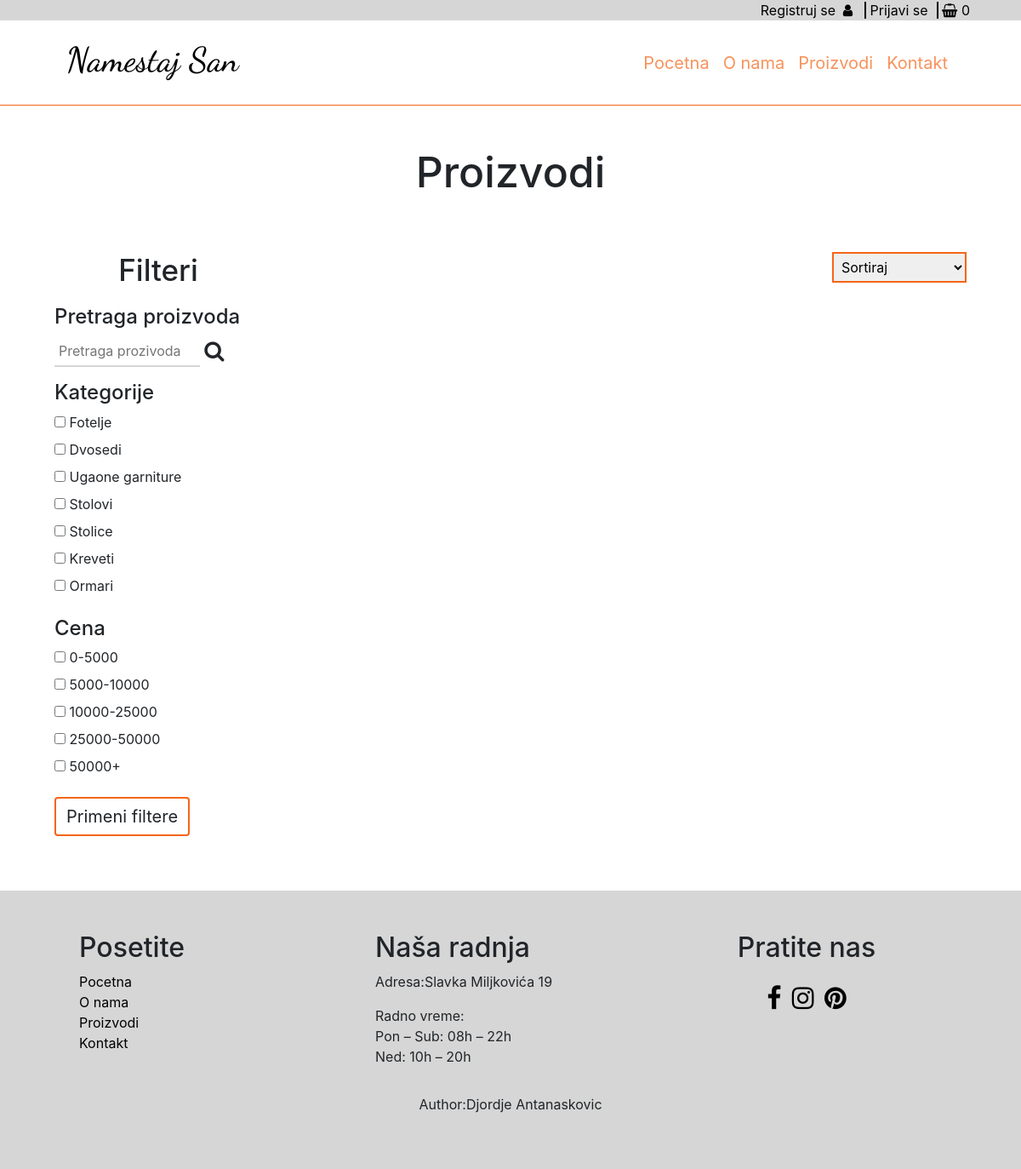
Page /proizvodi.php on the committed database.
### tables this page shows
CREATE TABLE `navigacija` (
  `id` int(11) NOT NULL,
  `imeLinka` varchar(40) NOT NULL,
  `link` varchar(60) NOT NULL,
  `prioritet` int(11) NOT NULL
);

CREATE TABLE `kategorije` (
  `id` int(11) NOT NULL,
  `naziv` varchar(60) NOT NULL
);

### proizvodi.php (the view, shortened to what this page needs)
<?php
    require_once "config/konekcija.php";
    require_once "views/fixed/head.php";
    require_once "views/fixed/nav.php";
?>
<main>
    <section class="container-fluid p-3 p-md-5">
        <h2 class="text-center naslovSekcije mb-5">Proizvodi</h2>
        <article class="row">
            <section class="col-12 col-md-4 col-lg-3 p-3">
                <h3 class="text-center activeFilters">Filteri <i class="fa fa-angle-down"></i></h3>
                <div class="filteri">
                <form action="" method="POST" id="pretragaForma">
                    <h4>Pretraga proizvoda</h4>
                    <input type="text" id="pretraga" placeholder="Pretraga prozivoda"/>
                    <button class="btn pretragaBtn"><i class="fa fa-search"></i></button>
                <br/>
                <h4 class="mt-3">Kategorije</h4>
                <ul>
                    <?php
                        $kategorijeUpit="SELECT * FROM kategorije";
                        $kategorije=$konekcija->query($kategorijeUpit)->fetchAll();
                        foreach($kategorije as $kategorija):
                    ?>
                    <li><input type="checkbox" value="<?=$kategorija["id"]?>" id="kategorija<?=$kategorija["id"]?>" name="kategorije" />
                            <label for="kategorija<?=$kategorija["id"]?>"><?=$kategorija["naziv"]?></label>
                </li>
                    <?php
                        endforeach;
                    ?>
                </ul>
                <h4>Cena</h4>
                <ul>
                    <li>
                        <input type="checkbox" name="opsegCena" id="opseg1" data-min="0" data-max="5000" />
                        <label for="opseg1">0-5000</label>
                    </li>
                    <li>
                        <input type="checkbox" name="opsegCena" data-min="5000" data-max="10000" id="opseg2" />
                        <label for="opseg2">5000-10000</label>
                    </li>
                    <li>
                        <input type="checkbox" name="opsegCena" data-min="10000" data-max="25000" id="opseg3" />
                        <label for="opseg3">10000-25000</label>
                    </li>
                    <li>
                        <input type="checkbox" name="opsegCena" data-min="25000" data-max="50000" id="opseg4" />
                        <label for="opseg4">25000-50000</label>
                    </li>
                    <li>
                        <input type="checkbox" name="opsegCena" data-min="50000" data-max="500000000" id="opseg5"/>
                        <label for="opseg5">50000+</label>
                    </li>
                </ul>
                <button class="btn dugme mx-auto filteri-Btn">Primeni filtere</button>
                </form>
                </div>
            </section>
            <section class="col-12 col-md-8 col-lg-9 p-2 p-md-3">
            <article class="col-12 text-md-right text-center sort">
                <select name="sortDdl" id="sortDdl">
                    <option value="0">Sortiraj</option>
                </select>
            </article>
        </section>
        </article>
    </section>
</main>
<?php
    require_once "views/fixed/footer.php";
    require_once "views/fixed/scripts.php";
?>

### views/fixed/head.php (shortened to what this page needs)
<!DOCTYPE html>
<html lang="en">
<head>
    <link rel="stylesheet" href="https://stackpath.bootstrapcdn.com/bootstrap/4.4.1/css/bootstrap.min.css" />
    <link rel="stylesheet" href="https://cdnjs.cloudflare.com/ajax/libs/font-awesome/4.7.0/css/font-awesome.min.css" />
    <link rel="stylesheet" href="css/style.css" type="text/css" />
</head>

### views/fixed/nav.php (shortened to what this page needs)
<?php
    require_once "config/konekcija.php";
    $user=false;
    $admin=false;
?>
<body>
<header>
<section class="container-fluid navTraka text-center text-md-right">
    <div class="row">
        <div class="col-12 px-md-5">
        <?php
            if($user):
                if($admin):
            ?>
            <a href='adminPanel.php'>Admin panel<i class="fa fa-cogs mx-1"></i></a>
            <?php
                endif;
            ?>
            <a href='profil.php'>Moj nalog<i class='fa fa-user mx-1'></i></a>
            <a href='views/odjava.php'>Odjavi se</a>
            <?php
                else:
            ?>
            <a href='prijave.php'>Registruj se <i class='fa fa-user mx-1'></i></a>
            <a href='prijave.php'>Prijavi se</a>
        <?php
            endif;
        ?>
            <a href="<?php if($user) {echo "korpa.php";} else{echo "prijave.php";}?>"><i class="fa fa-shopping-basket"></i> <span id="korpaBrojac">0</span></a>
        </div>
    </div>
</section>
<section class="container-md container-fluid heder">
    <div class="row">
        <div class="col-12">
                <nav class="navbar navbar-expand-lg px-md-5 py-3">
                    <h1 id="naziv"><a class="navbar-brand" href="index.php">Namestaj San</a></h1>
                    <div class="collapse navbar-collapse justify-content-end" id="navbarNavDropdown">
                        <ul class="navbar-nav navigacija">
                        <?php
                            $upit="SELECT * FROM navigacija ORDER BY prioritet;";
                            $meni=$konekcija->query($upit)->fetchAll();
                            foreach($meni as $link):
                        ?>
                        <li class="nav-item">
                            <a class="nav-link" href="<?=$link["link"]?>"><?=$link["imeLinka"]?></a>
                        </li>
                        <?php
                            endforeach;
                        ?>
                        </ul>
                    </div>
        </nav>
        </div>
    </div>
</section>
</header>

### views/fixed/footer.php (shortened to what this page needs)
<?php
    require_once "config/konekcija.php";
    $navUpit="SELECT * FROM navigacija";
    $navigacija=$konekcija->query($navUpit)->fetchAll();
?>
<footer class="container-fluid">
    <div class="container p-1 p-md-5">
        <div class="row">
            <div class="col-md-4 col-6 col-sm-6">
                <h2>Posetite</h2>
                <ul>
                   <?php
                        foreach($navigacija as $nav):
                   ?>
                   <li><a href="<?=$nav['link']?>"><?=$nav['imeLinka']?></a></li>
                   <?php
                        endforeach;
                   ?>
                </ul>
            </div>
            <div class="col-md-4 col-6 col-sm-6">
                <h2>Naša radnja</h2>
                <p>Adresa:Slavka Miljkovića 19</p>
                <p>Radno vreme:<br/>Pon – Sub: 08h – 22h<br/>Ned: 10h – 20h</p>
            </div>
            <div class="col-md-4 col-6 col-sm-6 text-center soc">
                <h2>Pratite nas</h2>
                <ul>
                    <li class="d-inline-block m-1 mt-3"><a href="https://www.facebook.com/" target="_blank"><i class="fa fa-facebook"></i></a></li>
                    <li class="d-inline-block m-1"><a href="https://www.instagram.com/" target="_blank"><i class="fa fa-instagram"></i></a></li>
                    <li class="d-inline-block m-1"><a href="https://www.pinterest.com/" target="_blank"><i class="fa fa-pinterest"></i></a></li>
                </ul>
            </div>
            <div class="col-12 text-center mt-3">
                <p>Author:Djordje Antanaskovic</p>
            </div>
        </div>
    </div>
</footer>

### views/fixed/scripts.php (shortened to what this page needs)
</body>
</html>

### css/style.css (style rules this page uses)
* { margin: 0px; padding: 0px; -webkit-box-sizing: border-box; box-sizing: border-box; }
a { color: #000; text-decoration: none; }
ul { list-style-type: none; }
.row { margin: 0px; }
.col-12, .container-fluid { padding: 0px; }
.naslovSekcije { font-size: 50px; }
header { border-bottom: 1px solid #f46517; }
.navTraka { background-color: #d6d6d6; position: fixed; top: 0; z-index: 999; }
.navTraka a { border-right: 2px solid #000; padding-right: 10px; }
.navTraka a:last-child { border-right: 2px solid transparent; }
#naziv { font-family: 'Dancing Script', cursive; }
#naziv a { font-size: 40px; }
.heder { margin-top: 25px; }
.navigacija a { color: #f46517 !important; font-size: 20px; opacity: 0.7; }
.dugme { border: 2px solid #f46517; font-size: 20px; }
footer { background-color: #d6d6d6; }
.soc i { font-size: 30px; }
#sortDdl { padding: 5px; border: 2px solid #f46517; }
#pretraga { padding: 5px; width: 70%; border: none; -webkit-transition: .5s; transition: .5s; border-bottom: 2px solid #d6d6d6; }
.pretragaBtn { border-radius: 0px; padding: 0px; }
.pretragaBtn i { font-size: 25px; }
.activeFilters { font-size: 35px; margin-bottom: 20px; }

### rows in the picture
navigacija: imeLinka "Pocetna"
navigacija: imeLinka "O nama"
navigacija: imeLinka "Proizvodi"
navigacija: imeLinka "Kontakt"
kategorije: naziv "Fotelje"
kategorije: naziv "Dvosedi"
kategorije: naziv "Ugaone garniture"
kategorije: naziv "Stolovi"
kategorije: naziv "Stolice"
kategorije: naziv "Kreveti"
kategorije: naziv "Ormari"
